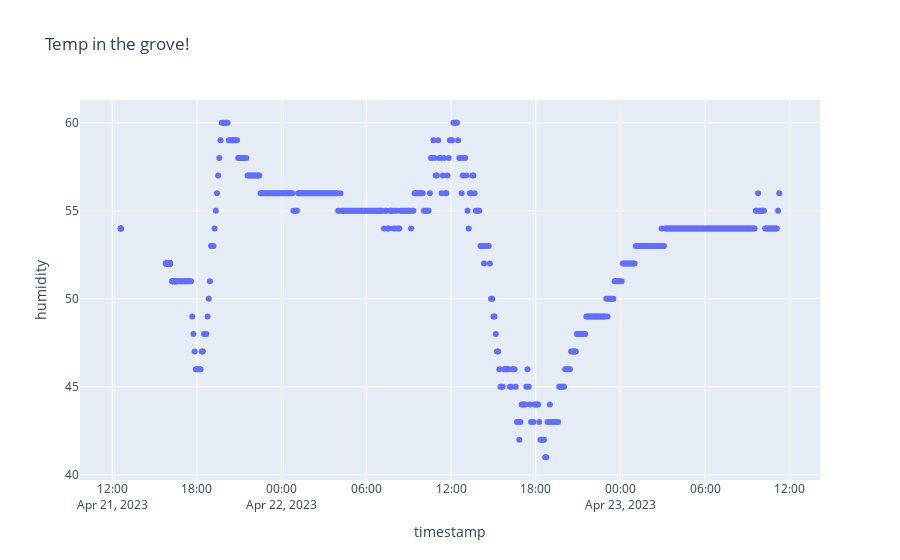

Notebook code for this chart:
### Code cell
fig = px.scatter(df, x="timestamp", y="humidity", title='Temp in the grove!')
fig.show()

### Figure 1 — Plotly figure (JSON) as saved in the notebook; plotly's stock layout.template omitted (floating-point values rounded to 4 significant figures; data arrays with more than 128 entries replaced by an {"elided": "..."} marker saying what was removed)
{"data": [{"hovertemplate": "timestamp=%{x}<br>humidity=%{y}<extra></extra>", "legendgroup": "", "marker": {"color": "#636efa", "symbol": "circle"}, "mode": "markers", "name": "", "orientation": "v", "showlegend": false, "type": "scatter", "x": {"elided": "567 str values"}, "xaxis": "x", "y": {"elided": "567 int values"}, "yaxis": "y"}], "layout": {"legend": {"tracegroupgap": 0}, "title": {"text": "Temp in the grove!"}, "xaxis": {"anchor": "y", "domain": [0, 1], "title": {"text": "timestamp"}}, "yaxis": {"anchor": "x", "domain": [0, 1], "title": {"text": "humidity"}}}}
